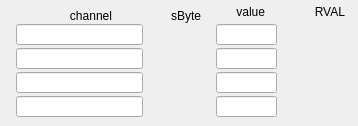
    <widget class="QWidget" name="tab_3">
     <attribute name="title">
      <string>ADC-DAC</string>
     </attribute>
     <widget class="QELineEdit" name="qelineedit_11">
      <property name="geometry">
       <rect>
        <x>16</x>
        <y>24</y>
        <width>127</width>
        <height>21</height>
       </rect>
      </property>
      <property name="alignment">
       <set>Qt::AlignRight|Qt::AlignTrailing|Qt::AlignVCenter</set>
      </property>
      <property name="variable" stdset="0">
       <string>$(P):AI:4132-4:CH1.DESC</string>
      </property>
      <property name="variableSubstitutions" stdset="0">
       <string>P=ESA</string>
      </property>
     </widget>
     <widget class="QELabel" name="qelabel_31">
      <property name="geometry">
       <rect>
        <x>160</x>
        <y>24</y>
        <width>41</width>
        <height>21</height>
       </rect>
      </property>
      <property name="alignment">
       <set>Qt::AlignRight|Qt::AlignTrailing|Qt::AlignVCenter</set>
      </property>
      <property name="variable" stdset="0">
       <string>$(P):LI:4132-4:SB1</string>
      </property>
      <property name="variableSubstitutions" stdset="0">
       <string>P=ESA</string>
      </property>
      <property name="format" stdset="0">
       <enum>QELabel::UnsignedInteger</enum>
      </property>
      <property name="radix">
       <UInt>16</UInt>
      </property>
     </widget>
     <widget class="QELineEdit" name="qelineedit_12">
      <property name="geometry">
       <rect>
        <x>216</x>
        <y>24</y>
        <width>61</width>
        <height>21</height>
       </rect>
      </property>
      <property name="variable" stdset="0">
       <string>$(P):AO:4132-4:CH1</string>
      </property>
      <property name="variableSubstitutions" stdset="0">
       <string>P=ESA</string>
      </property>
     </widget>
     <widget class="QELabel" name="qelabel_32">
      <property name="geometry">
       <rect>
        <x>296</x>
        <y>24</y>
        <width>53</width>
        <height>21</height>
       </rect>
      </property>
      <property name="alignment">
       <set>Qt::AlignRight|Qt::AlignTrailing|Qt::AlignVCenter</set>
      </property>
      <property name="variable" stdset="0">
       <string>$(P):AO:4132-4:CH1.RVAL</string>
      </property>
      <property name="variableSubstitutions" stdset="0">
       <string>P=ESA</string>
      </property>
      <property name="precision">
       <number>2</number>
      </property>
      <property name="addUnits">
       <bool>false</bool>
      </property>
      <property name="format" stdset="0">
       <enum>QELabel::UnsignedInteger</enum>
      </property>
      <property name="radix">
       <UInt>16</UInt>
      </property>
     </widget>
     <widget class="QLabel" name="label_5">
      <property name="geometry">
       <rect>
        <x>56</x>
        <y>8</y>
        <width>56</width>
        <height>15</height>
       </rect>
      </property>
      <property name="text">
       <string>channel</string>
      </property>
      <property name="alignment">
       <set>Qt::AlignRight|Qt::AlignTrailing|Qt::AlignVCenter</set>
      </property>
     </widget>
     <widget class="QLabel" name="label_6">
      <property name="geometry">
       <rect>
        <x>152</x>
        <y>8</y>
        <width>49</width>
        <height>16</height>
       </rect>
      </property>
      <property name="text">
       <string>sByte</string>
      </property>
      <property name="alignment">
       <set>Qt::AlignRight|Qt::AlignTrailing|Qt::AlignVCenter</set>
      </property>
     </widget>
     <widget class="QLabel" name="label_7">
      <property name="geometry">
       <rect>
        <x>224</x>
        <y>4</y>
        <width>41</width>
        <height>16</height>
       </rect>
      </property>
      <property name="text">
       <string>value</string>
      </property>
      <property name="alignment">
       <set>Qt::AlignRight|Qt::AlignTrailing|Qt::AlignVCenter</set>
      </property>
     </widget>
     <widget class="QLabel" name="label_8">
      <property name="geometry">
       <rect>
        <x>304</x>
        <y>4</y>
        <width>41</width>
        <height>16</height>
       </rect>
      </property>
      <property name="text">
       <string>RVAL</string>
      </property>
      <property name="alignment">
       <set>Qt::AlignRight|Qt::AlignTrailing|Qt::AlignVCenter</set>
      </property>
     </widget>
     <widget class="QELineEdit" name="qelineedit_13">
      <property name="geometry">
       <rect>
        <x>216</x>
        <y>48</y>
        <width>61</width>
        <height>21</height>
       </rect>
      </property>
      <property name="variable" stdset="0">
       <string>$(P):AO:4132-4:CH2</string>
      </property>
      <property name="variableSubstitutions" stdset="0">
       <string>P=ESA</string>
      </property>
     </widget>
     <widget class="QELineEdit" name="qelineedit_14">
      <property name="geometry">
       <rect>
        <x>16</x>
        <y>48</y>
        <width>127</width>
        <height>21</height>
       </rect>
      </property>
      <property name="alignment">
       <set>Qt::AlignRight|Qt::AlignTrailing|Qt::AlignVCenter</set>
      </property>
      <property name="variable" stdset="0">
       <string>$(P):AI:4132-4:CH2.DESC</string>
      </property>
      <property name="variableSubstitutions" stdset="0">
       <string>P=ESA</string>
      </property>
     </widget>
     <widget class="QELabel" name="qelabel_33">
      <property name="geometry">
       <rect>
        <x>296</x>
        <y>48</y>
        <width>53</width>
        <height>21</height>
       </rect>
      </property>
      <property name="alignment">
       <set>Qt::AlignRight|Qt::AlignTrailing|Qt::AlignVCenter</set>
      </property>
      <property name="variable" stdset="0">
       <string>$(P):AO:4132-4:CH2.RVAL</string>
      </property>
      <property name="variableSubstitutions" stdset="0">
       <string>P=ESA</string>
      </property>
      <property name="precision">
       <number>2</number>
      </property>
      <property name="addUnits">
       <bool>false</bool>
      </property>
      <property name="format" stdset="0">
       <enum>QELabel::UnsignedInteger</enum>
      </property>
      <property name="radix">
       <UInt>16</UInt>
      </property>
     </widget>
     <widget class="QELabel" name="qelabel_34">
      <property name="geometry">
       <rect>
        <x>160</x>
        <y>48</y>
        <width>41</width>
        <height>21</height>
       </rect>
      </property>
      <property name="alignment">
       <set>Qt::AlignRight|Qt::AlignTrailing|Qt::AlignVCenter</set>
      </property>
      <property name="variable" stdset="0">
       <string>$(P):LI:4132-4:SB2</string>
      </property>
      <property name="variableSubstitutions" stdset="0">
       <string>P=ESA</string>
      </property>
      <property name="format" stdset="0">
       <enum>QELabel::UnsignedInteger</enum>
      </property>
      <property name="radix">
       <UInt>16</UInt>
      </property>
     </widget>
     <widget class="QELineEdit" name="qelineedit_15">
      <property name="geometry">
       <rect>
        <x>216</x>
        <y>72</y>
        <width>61</width>
        <height>21</height>
       </rect>
      </property>
      <property name="variable" stdset="0">
       <string>$(P):AO:4132-4:CH3</string>
      </property>
      <property name="variableSubstitutions" stdset="0">
       <string>P=ESA</string>
      </property>
     </widget>
     <widget class="QELineEdit" name="qelineedit_16">
      <property name="geometry">
       <rect>
        <x>16</x>
        <y>72</y>
        <width>127</width>
        <height>21</height>
       </rect>
      </property>
      <property name="alignment">
       <set>Qt::AlignRight|Qt::AlignTrailing|Qt::AlignVCenter</set>
      </property>
      <property name="variable" stdset="0">
       <string>$(P):AI:4132-4:CH3.DESC</string>
      </property>
      <property name="variableSubstitutions" stdset="0">
       <string>P=ESA</string>
      </property>
     </widget>
     <widget class="QELabel" name="qelabel_35">
      <property name="geometry">
       <rect>
        <x>296</x>
        <y>72</y>
        <width>53</width>
        <height>21</height>
       </rect>
      </property>
      <property name="alignment">
       <set>Qt::AlignRight|Qt::AlignTrailing|Qt::AlignVCenter</set>
      </property>
      <property name="variable" stdset="0">
       <string>$(P):AO:4132-4:CH3.RVAL</string>
      </property>
      <property name="variableSubstitutions" stdset="0">
       <string>P=ESA</string>
      </property>
      <property name="precision">
       <number>2</number>
      </property>
      <property name="addUnits">
       <bool>false</bool>
      </property>
      <property name="format" stdset="0">
       <enum>QELabel::UnsignedInteger</enum>
      </property>
      <property name="radix">
       <UInt>16</UInt>
      </property>
     </widget>
     <widget class="QELabel" name="qelabel_36">
      <property name="geometry">
       <rect>
        <x>160</x>
        <y>72</y>
        <width>41</width>
        <height>21</height>
       </rect>
      </property>
      <property name="alignment">
       <set>Qt::AlignRight|Qt::AlignTrailing|Qt::AlignVCenter</set>
      </property>
      <property name="variable" stdset="0">
       <string>$(P):LI:4132-4:SB3</string>
      </property>
      <property name="variableSubstitutions" stdset="0">
       <string>P=ESA</string>
      </property>
      <property name="format" stdset="0">
       <enum>QELabel::UnsignedInteger</enum>
      </property>
      <property name="radix">
       <UInt>16</UInt>
      </property>
     </widget>
     <widget class="QELineEdit" name="qelineedit_17">
      <property name="geometry">
       <rect>
        <x>216</x>
        <y>96</y>
        <width>61</width>
        <height>21</height>
       </rect>
      </property>
      <property name="variable" stdset="0">
       <string>$(P):AO:4132-4:CH4</string>
      </property>
      <property name="variableSubstitutions" stdset="0">
       <string>P=ESA</string>
      </property>
     </widget>
     <widget class="QELineEdit" name="qelineedit_18">
      <property name="geometry">
       <rect>
        <x>16</x>
        <y>96</y>
        <width>127</width>
        <height>21</height>
       </rect>
      </property>
      <property name="alignment">
       <set>Qt::AlignRight|Qt::AlignTrailing|Qt::AlignVCenter</set>
      </property>
      <property name="variable" stdset="0">
       <string>$(P):AI:4132-4:CH4.DESC</string>
      </property>
      <property name="variableSubstitutions" stdset="0">
       <string>P=ESA</string>
      </property>
     </widget>
     <widget class="QELabel" name="qelabel_37">
      <property name="geometry">
       <rect>
        <x>296</x>
        <y>96</y>
        <width>53</width>
        <height>21</height>
       </rect>
      </property>
      <property name="alignment">
       <set>Qt::AlignRight|Qt::AlignTrailing|Qt::AlignVCenter</set>
      </property>
      <property name="variable" stdset="0">
       <string>$(P):AO:4132-4:CH4.RVAL</string>
      </property>
      <property name="variableSubstitutions" stdset="0">
       <string>P=ESA</string>
      </property>
      <property name="precision">
       <number>2</number>
      </property>
      <property name="addUnits">
       <bool>false</bool>
      </property>
      <property name="format" stdset="0">
       <enum>QELabel::UnsignedInteger</enum>
      </property>
      <property name="radix">
       <UInt>16</UInt>
      </property>
     </widget>
     <widget class="QELabel" name="qelabel_38">
      <property name="geometry">
       <rect>
        <x>160</x>
        <y>96</y>
        <width>41</width>
        <height>21</height>
       </rect>
      </property>
      <property name="alignment">
       <set>Qt::AlignRight|Qt::AlignTrailing|Qt::AlignVCenter</set>
      </property>
      <property name="variable" stdset="0">
       <string>$(P):LI:4132-4:SB3</string>
      </property>
      <property name="variableSubstitutions" stdset="0">
       <string>P=ESA</string>
      </property>
      <property name="format" stdset="0">
       <enum>QELabel::UnsignedInteger</enum>
      </property>
      <property name="radix">
       <UInt>16</UInt>
      </property>
     </widget>
    </widget>
